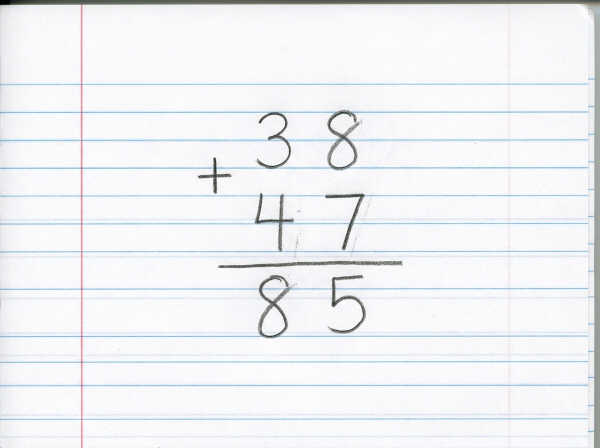
#> input picture ai/handoff/incoming/extracted/model_handoff/sample_io/sample_input_synthetic.jpg, 1200 x 896 px (shown at 1/2 size)
$ python -i math_layout.py   (imports and definitions only)
#> lines starting #> are read from the running program, lines starting #| are printed output that depends on the picture
#> further down, picture is the input picture: shape (896, 1200, 3); mean B, G, R 244.5, 241.7, 239.8
"""Bounded ink evidence for a single school calculation; no symbol recognition."""
import base64
import io

import cv2
import numpy as np
from PIL import Image, ImageDraw


def _ink(bgr, *, neutral=False):
#> called with neutral = False
    scale = min(1., 1000 / max(bgr.shape[:2]))
#> scale = 0.833
    image = cv2.resize(bgr, None, fx=scale, fy=scale) if scale < 1 else bgr
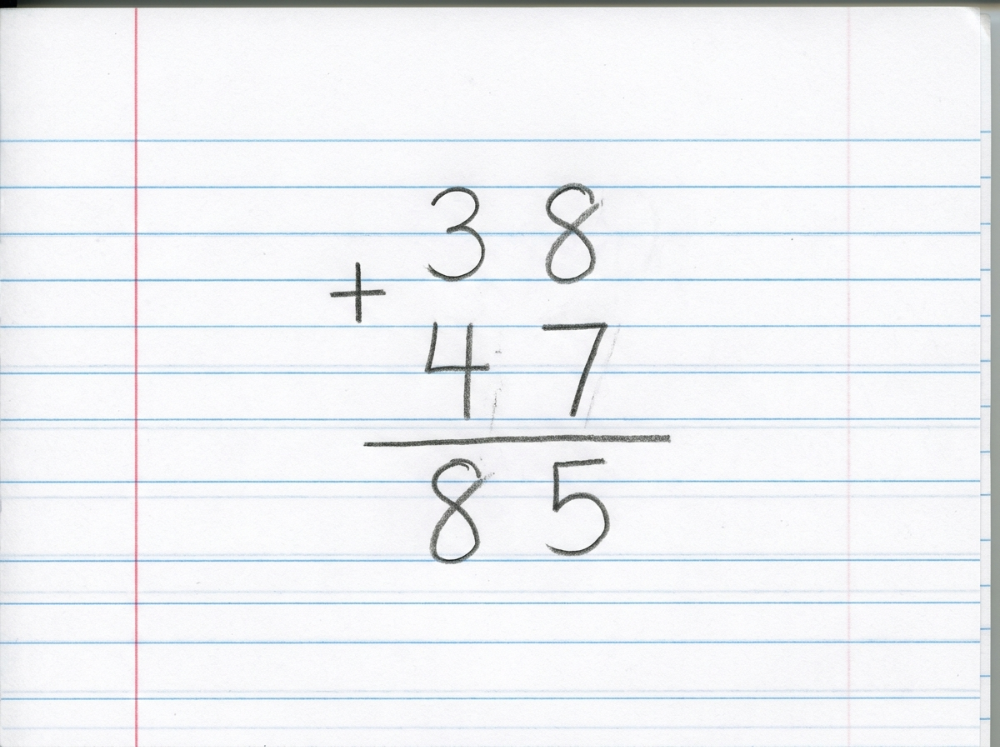
#> image: shape (747, 1000, 3); mean B, G, R 244.4, 241.6, 239.7
    hue, saturation, value = cv2.split(cv2.cvtColor(image, cv2.COLOR_BGR2HSV))
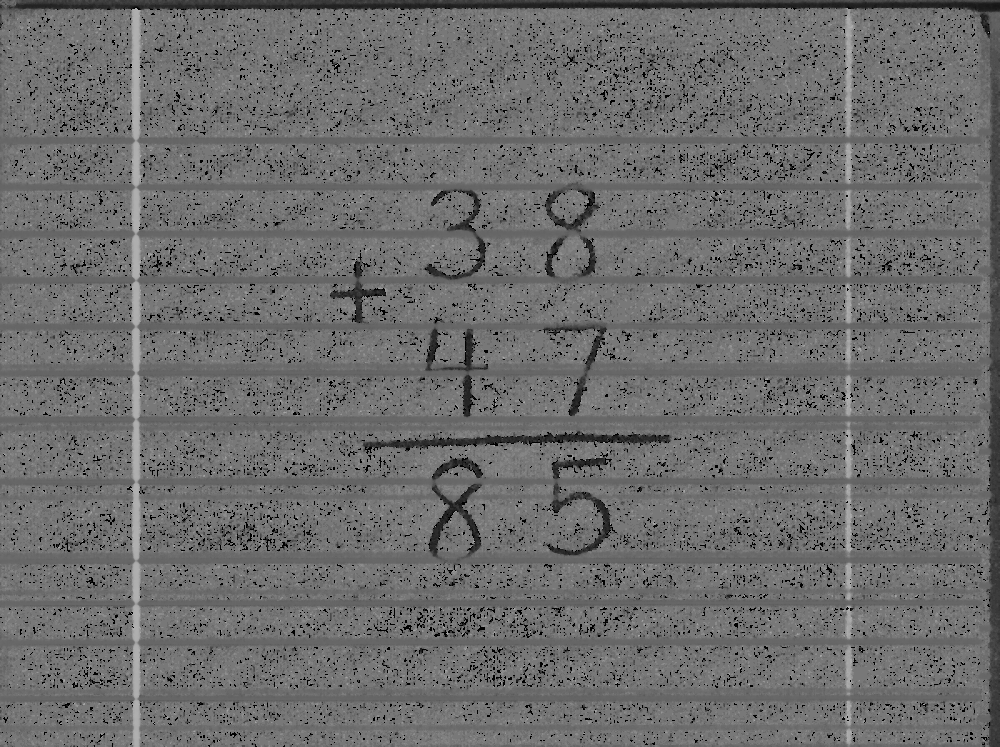
#> hue: shape (747, 1000); min 0, max 179, mean 108.5
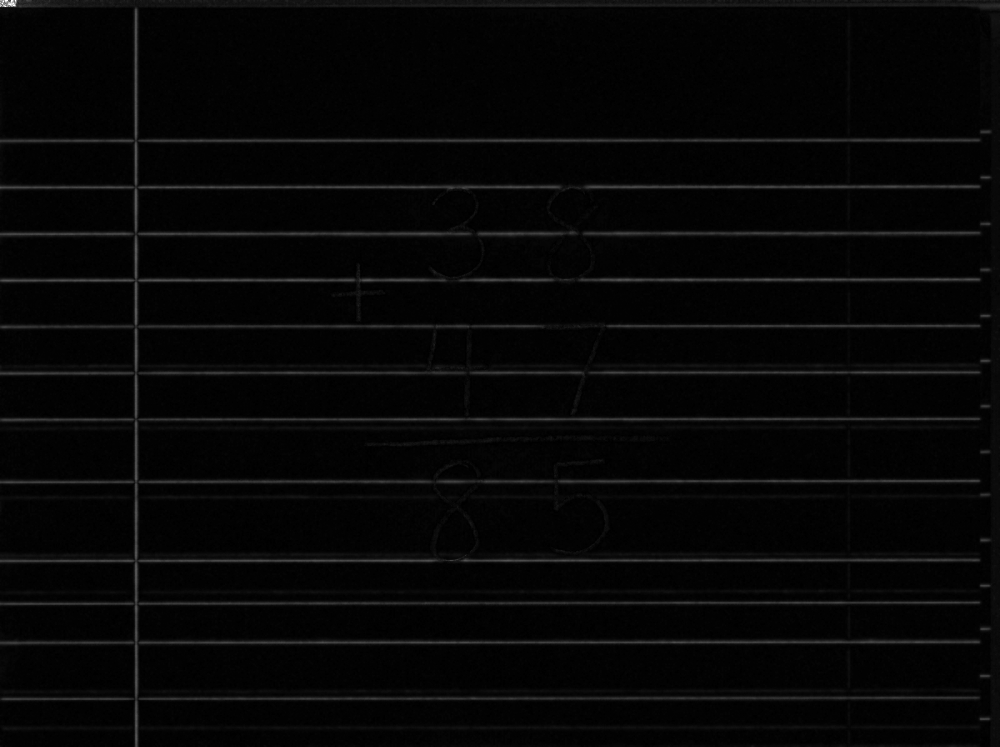
#> saturation: shape (747, 1000); min 0, max 255, mean 6.1
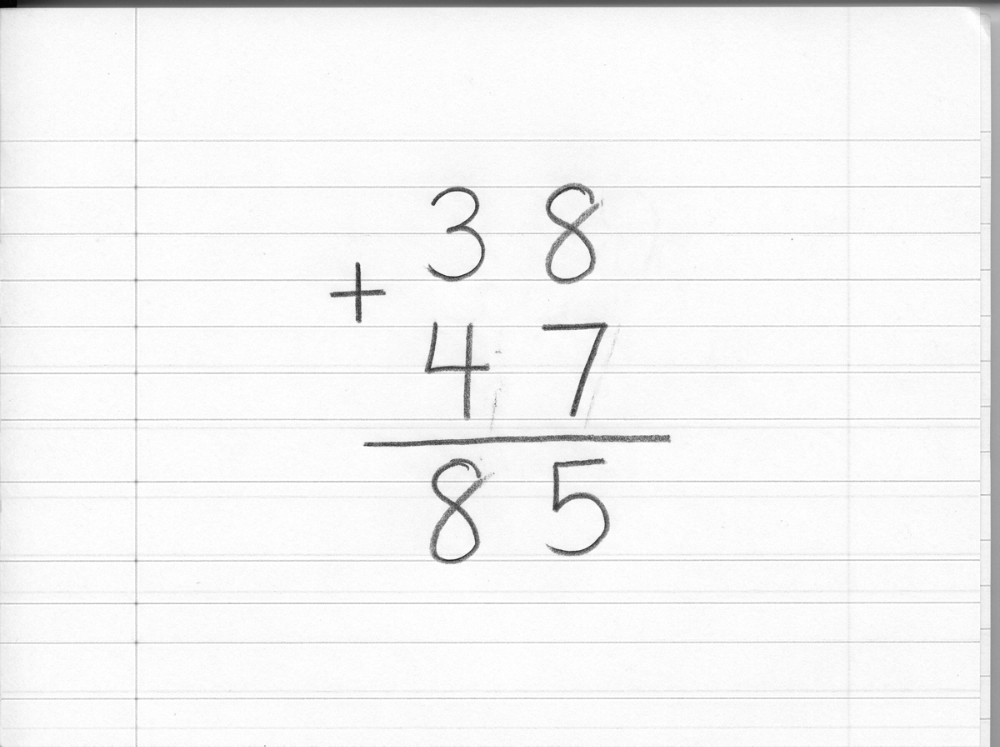
#> value: shape (747, 1000); min 2, max 255, mean 244.8
    mask = (((hue >= 90) | (hue <= 12)) &
            (saturation > max(55, float(np.median(saturation)) + 30)) & (value < 230)).astype(np.uint8)*255
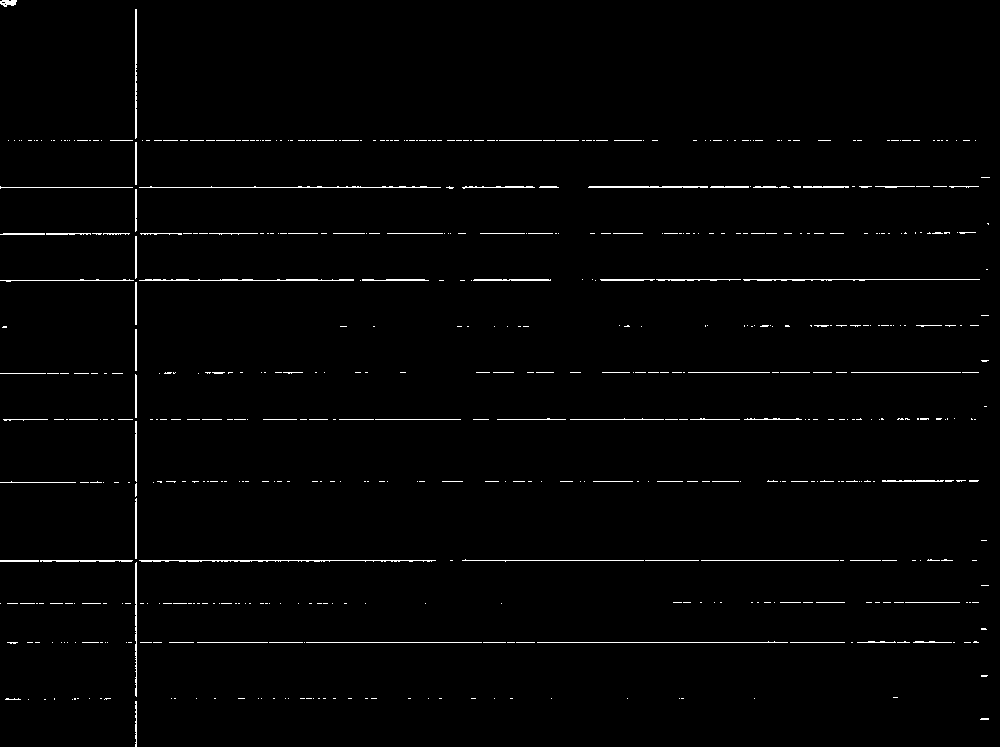
#> mask: shape (747, 1000); 1.4% white in thin lines or dots
    _, _, stats, _ = cv2.connectedComponentsWithStats(mask, 8)
#> stats = 579 rows, first 6: [0, 0, 1000, 747, 736733], [0, 0, 17, 7, 83], [135, 9, 2, 130, 248], [8, 140, 1, 1, 1], [14, 140, 1, 1, 1], [19, 140, 1, 1, 1]
    if (neutral and not np.any((stats[1:, 4] > 12)
                              & (stats[1:, 3] >= max(8, image.shape[0]*.06)))):
        # Normalize the neutral probe before its pixel-scale contrast kernel.
        # A larger capture of the same fraction must not disable its ink path.
        if image.shape[0] > 320:
            scale = 320 / image.shape[0]
            image = cv2.resize(image, None, fx=scale, fy=scale, interpolation=cv2.INTER_AREA)
            hue, saturation, _ = cv2.split(cv2.cvtColor(image, cv2.COLOR_BGR2HSV))
        gray = cv2.cvtColor(image, cv2.COLOR_BGR2GRAY)
        if np.median(gray) >= 100:
            background = cv2.morphologyEx(gray, cv2.MORPH_CLOSE,
                                         np.ones((35, 35), np.uint8))
            # Faint blue notebook rulings are not the pupil's neutral ink.
            mask = ((gray.astype(float) < background.astype(float) * .8)
                    & ~((hue >= 90) & (hue <= 135) & (saturation > 20))).astype(np.uint8)*255
            _, _, stats, _ = cv2.connectedComponentsWithStats(mask, 8)
    return image, mask, stats[1:]


# [62 lines left out: functions isolated_fraction, fraction_expression, not called in this run]


def division_panels(bgr):
    """Separate LEFT dividend/working and RIGHT divisor/quotient by ink bracket.

    Only a single bracket near the top of a tight crop is accepted. Neutral ink,
    multiple brackets and unsupported layouts keep the ordinary reading path.
    These panels guide transcription; they never justify a student line box.
    """
    image, mask, parts = _ink(bgr)
#> parts = 578 rows, first 6: [0, 0, 17, 7, 83], [135, 9, 2, 130, 248], [8, 140, 1, 1, 1], [14, 140, 1, 1, 1], [19, 140, 1, 1, 1], [21, 140, 1, 1, 1]
    h, w = image.shape[:2]
#> h = 747; w = 1000
    bodies = parts[(parts[:, 4] > 10) & (parts[:, 3] >= 7) &
                   (parts[:, 3] < h*.24) & (parts[:, 2] < w*.25)]
#> bodies = 13 rows, first 6: [0, 0, 17, 7, 83], [135, 9, 2, 130, 248], [135, 142, 2, 43, 86], [135, 189, 2, 43, 84], [135, 236, 2, 43, 85], [135, 282, 2, 43, 86]
    if len(bodies) < 5:
        return None
    body = float(np.median(bodies[:, 3]))
#> body = 43
    lines = cv2.HoughLinesP(mask, 1, np.pi/180, threshold=max(12, int(body)),
                           minLineLength=max(15, body*.9), maxLineGap=max(4, round(body*.4)))
#> lines = 35 rows, first 6: [126, 642, 978, 642], [0, 560, 952, 560], [136, 746, 136, 9], [0, 187, 558, 187], [277, 279, 424, 279], [3, 419, 947, 419]
    if lines is None:
        return None
    # A sloping stroke inside a numeral must not become a second bracket.
    vertical = [l for l in lines.reshape(-1, 4) if abs(l[2]-l[0]) < abs(l[3]-l[1])*.15]
#> vertical = [[136, 746, 136, 9], [135, 746, 135, 9]]
    horizontal = [l for l in lines.reshape(-1, 4) if abs(l[3]-l[1]) < abs(l[2]-l[0])*.3]
#> horizontal = 33 items, first 6: [126, 642, 978, 642], [0, 560, 952, 560], [0, 187, 558, 187], [277, 279, 424, 279], [3, 419, 947, 419], [0, 280, 550, 280]
    candidates = []
    cx, cy = bodies[:, 0]+bodies[:, 2]/2, bodies[:, 1]+bodies[:, 3]/2
#> cx = [8.5, 136, 136, 136, 136, 136, 136, 136, 136, 136, 136, 136, 136]; cy = [3.5, 74, 163.5, 210.5, 257.5, 303.5, 350, 396, 451.5, 490, 528.5, 629.5, 724]
    for x1, y1, x2, y2 in vertical:
        x, top, bottom = (x1+x2)/2, min(y1, y2), max(y1, y2)
        if bottom-top < body*1.8:
            continue
        for left, hy1, right, hy2 in horizontal:
            y = (hy1+hy2)/2
            if (abs(min(left, right)-x) > body*.7 or max(left, right)-x < body*1.4
                    or y > h*.4 or not top+body*.6 < y < bottom+body*.15):
                continue
            above = (cy > y-body*2.5) & (cy < y+body*.3)
            if not ((above & (cx < x-body*.3)).any()
                    and (above & (cx > x+body*.3) & (cx < max(left, right)+body)).any()
                    and ((cy > y+body*.25) & (cy < y+body*2.5) &
                         (cx > x+body*.3) & (cx < max(left, right)+body*3)).any()):
                continue
            if not any(abs(x-ox) < body*.7 and abs(y-oy) < body*1.4 for ox, oy in candidates):
                candidates.append((x, y))
#> this loop made 2 passes
#> (x1, y1, x2, y2, x, top, bottom) on passes 1 to 2: (136, 746, 136, 9, 136, 9, 746), (135, 746, 135, 9, 135, 9, 746)
#> after the loop, candidates = []
    if len(candidates) != 1:
        return None
    x, y = candidates[0]
    if not w*.3 < x < w*.75:
        return None
    # Retain slanted digit bodies at the top left; never crop at a flat bar height.
    rectangles = [(0, 0, round(x-body*.15), min(h, round(y+body*.6))),
                  (round(x+body*.15), 0, w, round(y)),
                  (round(x+body*.15), round(y), w, min(h, round(y+body*3))),
                  (0, round(y+body*.6), round(x-body*.15), h)]
    labels = ('DIVIDEND (top left)', 'DIVISOR (top right)',
              'QUOTIENT (right below bar)', 'WRITTEN WORKING ROWS (left, top to bottom)',
              'FULL SOURCE (verify complete digits and rows)')
    panels = [image[t:b, l:r] for l, t, r, b in rectangles]
    # Working rows can extend past the bracket as digits are brought down.
    # Keep the untouched source available; a positional crop is not evidence
    # that an omitted digit was absent from the pupil's writing.
    panels.append(image)
    return _labelled_panels(panels, labels)


# [36 lines left out: functions row_panels, _labelled_panels, not called in this run]

>>> import cv2
>>> picture = cv2.imread('../../../handoff/incoming/extracted/model_handoff/sample_io/sample_input_synthetic.jpg')
>>> result = division_panels(picture)
